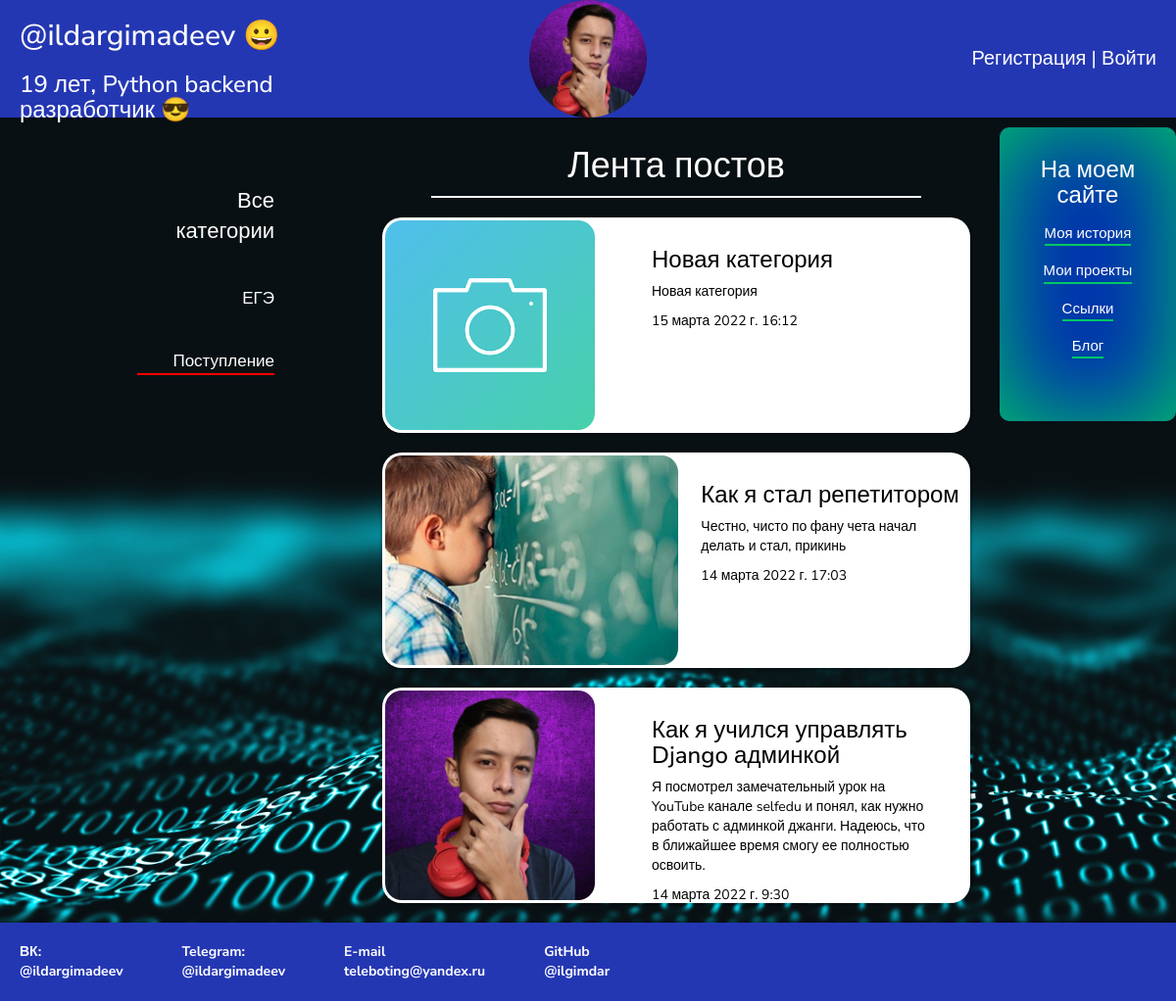
Screenshot of /articles/category/2/ with the database file from the repository.
### blog/models.py (models this page shows, shortened)
class Category(models.Model):
    name = models.CharField(max_length=50, db_index=True, verbose_name='Категория')
    class Meta:
        verbose_name = 'Категория'
        verbose_name_plural = 'Категории'
    def get_absolute_url(self):
        return reverse('category', kwargs={'cat_id': self.pk})

class Post(models.Model):
    author = models.ForeignKey(settings.AUTH_USER_MODEL, on_delete=models.CASCADE, verbose_name='Автор статьи')
    title = models.CharField(max_length=200, verbose_name='Заголовок')
    text = models.TextField(verbose_name='Текст статьи')
    created_date = models.DateTimeField(default=timezone.now)
    published_date = models.DateTimeField(blank=True, null=True, verbose_name='Дата публикации')
    photo = models.ImageField(null=True)
    cat = models.ForeignKey('Category', on_delete=models.PROTECT, null=True, verbose_name='Категория')
    class Meta:
        verbose_name = 'Пост'
        verbose_name_plural = 'Посты'
        ordering = ['id']

### articles/views.py (the view)
# urls.py: path('category/<int:cat_id>/', PostCat.as_view(), name='category')
class PostCat(DataMixin, ListView):
    paginate_by = 3
    paginate_orphans = 1
    model = Post
    template_name = 'articles/article_category.html'
    context_object_name = 'posts'
    def get_queryset(self):
        return Post.objects.filter(cat=self.kwargs['cat_id']).order_by('-published_date')
    def get_context_data(self, **kwargs):
        context = super().get_context_data(**kwargs)
        c_def = self.get_user_context(cat_selected=self.kwargs['cat_id'])
        return dict(list(context.items()) + list(c_def.items()))

### articles/templatetags/articles_tags.py (called while the page is built)
@register.simple_tag(name='getcats')
def get_categories():
    return Category.objects.all()

### articles/utils.py (called while the page is built)
    def get_user_context(self, **kwargs):
        context = kwargs
        cats = Category.objects.all()
        context['cats'] = cats
        if 'cat_selected' not in context:
            context['cat_selected'] = 0
        return context

### articles/templates/articles/article_category.html (shortened to what this page needs)
{% extends 'blog/base.html' %}
{% load static %}
{% load articles_tags %}
{% block content %}
<aside class="sidebar1">
    <nav class="nav">
        <ul>
            <li class="active"><a href="{% url 'post_list' %}">Все категории</a></li>
            {% getcats as cats %}
            {% for c in cats %}
                {% if c.id == cat_selected %}
                    <li class="current-cat"><a href="{{ c.get_absolute_url }}">{{ c.name }}</a></li>
                {% else %}
                    <li><a href="{{ c.get_absolute_url }}">{{ c.name }}</a></li>
                {% endif %}
            {% endfor %}
        </ul>
    </nav>
</aside>
<div class="content twitter">
    <div class="articles-name">
        <h1>Лента постов</h1>
    </div>
    {% for post in posts %}
    <div class="post post-card">
        {% if post.photo and post.photo.url %}
            <img src="{{ post.photo.url }}">
        {% else %}
            <img src="{% static 'images/default.png' %}" alt="" class="post_img">
        {% endif %}
        <div class="post-card-inside">
            <h3><a href="{% url 'post_detail' pk=post.pk %}">{{ post.title }}</a></h3>
            <p>{{ post.text|linebreaksbr|truncatewords:30}}</p>
            <p>{{ post.published_date }}</p>
        </div>
    </div>
    {% endfor %}
</div>
{% endblock %}

### blog/static/css/styles.css (style rules this page uses)
html { scroll-behavior: smooth; }
body { font-family: 'Nunito Sans', sans-serif; background: url('/../static/images/blue_back.jpg'); background-repeat: no-repeat; background-size: cover; background-attachment: fixed; }
img { pointer-events: none; }
h1 { color: white; }
h3 { color: black; }
p { color: black; }
a { color:black; }
.content { margin-bottom: 5px; margin-left:auto; margin-right: auto; width: 80%; padding: 10px; }
.post { background: #ffffff; border-radius: 20px; display: flex; width: 60%; margin-top: 20px; margin-left: auto; margin-right: auto; box-shadow: 0px 0px 2px 2px rgba(0, 0, 0, 0.2); transition:0.3s ease; }
.articles-name { display: flex; justify-content: center; margin-left: auto; margin-right: auto; border-bottom: solid 2px white; width: 50%; }
.articles-name h1 { margin: 10px; }
.post-card { background-color: white; border-radius: 20px; display: flex; margin-right:auto; margin-left:auto; box-shadow: 0px 0px 2px 2px rgba(0, 0, 0, 0.2); height: 220px; }
.post-card:last-child { margin-bottom: 20px; }
.post-card img { margin-right: 10px; height: 220px; margin-top: auto; margin-bottom: auto; border-radius: 20px; padding: 3px; }
.post-card-inside { margin-left: auto; margin-right: auto; width: 50%; height: 220px; margin-top: auto; margin-bottom: auto; float: right; text-align: left; padding: 10px; }
.sidebar1 { position: absolute; width: 15%; height: 100vh; font-size: 0.65em; margin-left: 100px; }
.nav { position: relative; text-align: right; top: 60px; font-size: 17px; }
.nav ul { list-style: none; }
.nav li { margin-bottom: 40px !important; }
.nav a { text-decoration: none; color: white; display: block; transition: all ease-out 300ms; }
.active { font-size: 22px; }
.current-cat { border-bottom: solid 2px red; }
.twitter { width: 85%; float: right; height: 100%; margin-bottom:70px; }

### rows the page displays
Category: name "ЕГЭ"
Category: name "Поступление"
Post: photo (placeholder picture), title "Новая категория", text "Новая категория", published_date "15 марта 2022 г. 16:12"
Post: photo (picture), title "Как я стал репетитором", text "Честно, чисто по фану чета начал делать и стал, прикинь", published_date "14 марта 2022 г. 17:03"
Post: photo (picture), title "Как я учился управлять Django админкой", text "Я посмотрел замечательный урок на YouTube канале selfedu и понял, как нужно работать с админкой джанги. Надеюсь, что в ближайшее время смогу ее полностью освоить.", published_date "14 марта 2022 г. 9:30"
